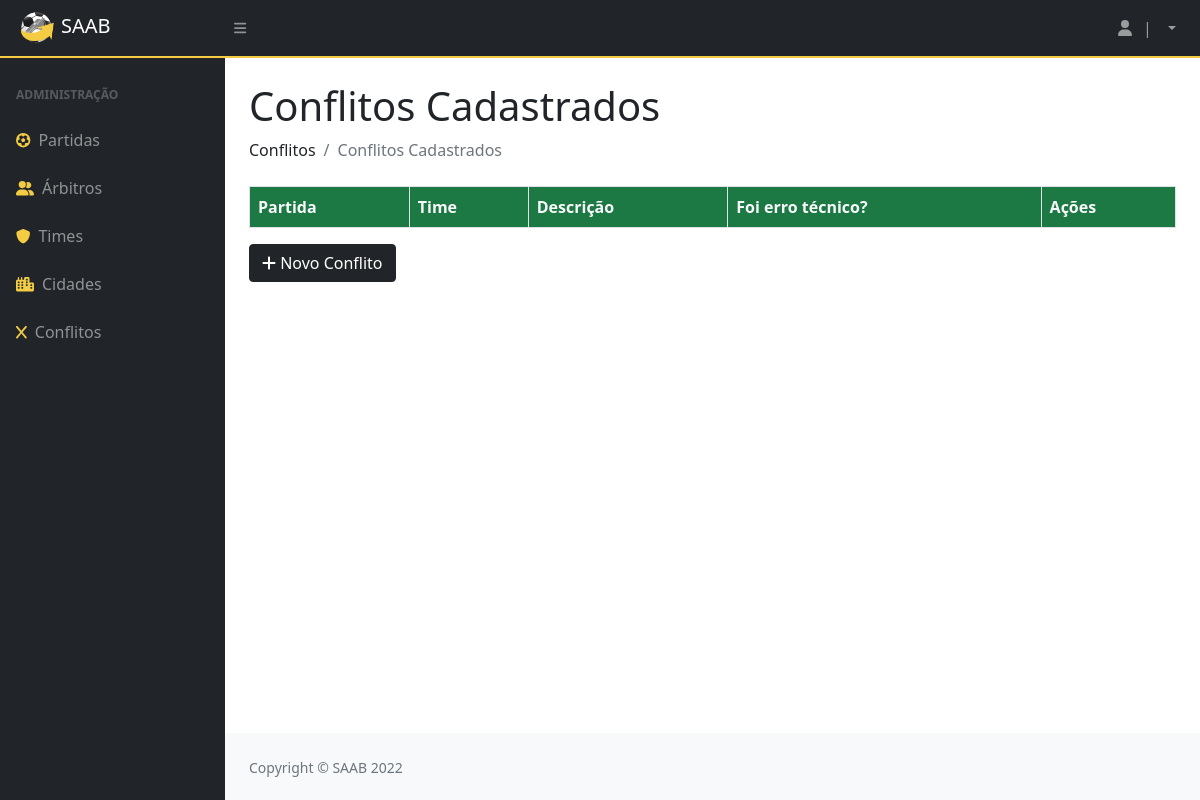
/conflitos/, run on an earlier commit of the app's database.
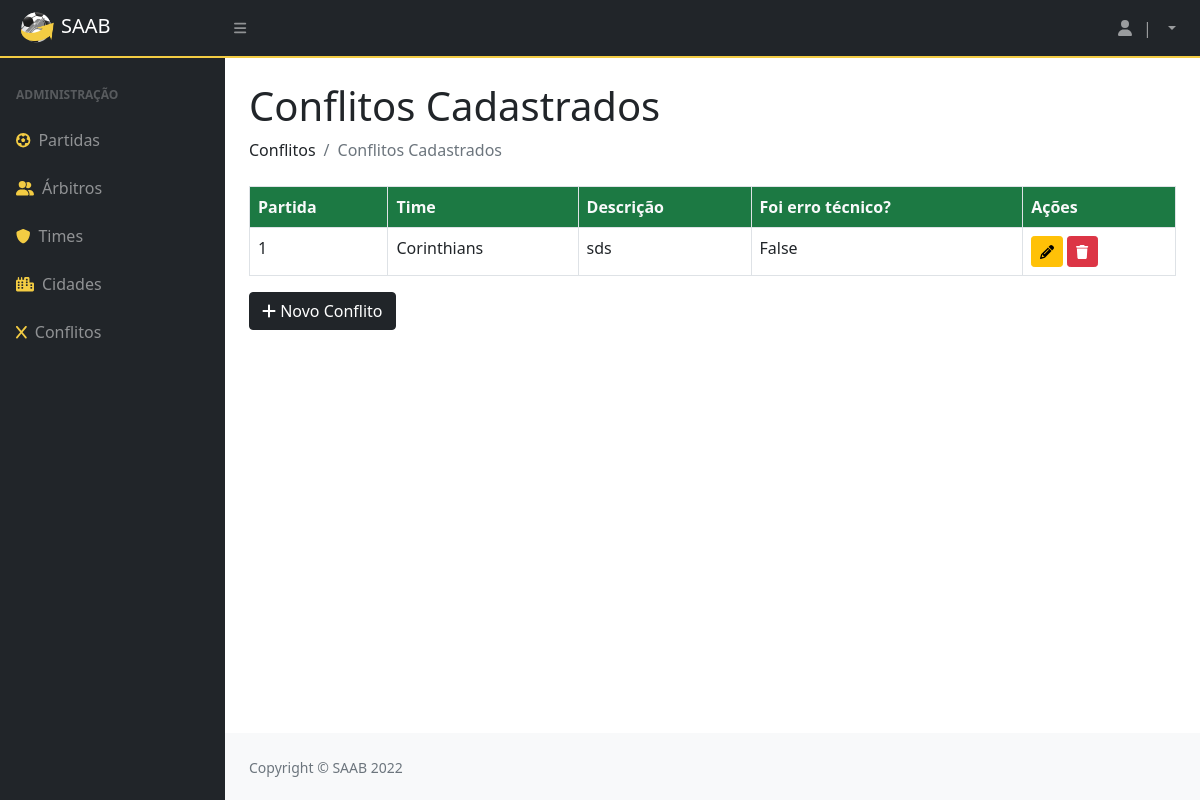
And on a later commit of the database.
### privado/models.py (models this page shows)
class Conflito(models.Model):
    codigo = models.AutoField(primary_key=True)
    partida = models.ForeignKey(Partida, on_delete=models.CASCADE)
    time = models.ForeignKey(Time, on_delete=models.CASCADE)
    descricao = models.TextField(max_length=260)
    errotecnico = models.BooleanField()

class Partida(models.Model):
    codigo = models.AutoField(primary_key=True)
    usuario = models.ForeignKey(Usuario, on_delete=models.CASCADE)
    arbitro = models.ForeignKey(Arbitro, on_delete=models.CASCADE)
    visitante  = models.ForeignKey(Time, on_delete=models.CASCADE, related_name='visitante')
    local  = models.ForeignKey(Time, on_delete=models.CASCADE, related_name='local')
    data = models.DateField()
    def __str__(self):
        return str(self.codigo)

class Time(models.Model):
    codigo = models.AutoField(primary_key=True)
    nome = models.CharField(max_length=100)
    cidade = models.ForeignKey(Cidade, on_delete=models.CASCADE)
    def __str__(self):
        return (self.nome)

### privado/views.py (the view)
# urls.py: path('conflitos/', conflitos , name="url_conflitos"),
@has_permission_decorator('mexer_no_sistema')
def conflitos(request):
    conflito = Conflito.objects.all()
    parametros = {"conflito": conflito}
    return render(request, "SAAB/conflitos.html", parametros)

### privado/templates/SAAB/conflitos.html (shortened to what this page needs)
{% extends 'SAAB/layout.html' %}
{% block conteudo %}
{% load static %}
{% load crispy_forms_tags %}
<!DOCTYPE html>
<html lang="en">
    <head>
    </head>
    <body>
      <h1 class="mt-4">Conflitos Cadastrados</h1>
      <ol class="breadcrumb mb-4">
        <li class="breadcrumb-item">Conflitos</li>
        <li class="breadcrumb-item active">Conflitos Cadastrados</li>
      </ol>
      <table class="table table-bordered">
        <thead>
          <tr>
            <th>Partida</th>
            <th>Time</th>
            <th>Descrição</th>
            <th>Foi erro técnico?</th>
            <th>Ações</th>
          </tr>
        </thead>
        {% for i in conflito %}
        <tr>
          <td>{{ i.partida }}</td>
          <td>{{ i.time }}</td>
          <td>{{ i.descricao }}</td>
          <td>{{ i.errotecnico }}</td>
          <td>
            <a href="{% url 'url_updateConflito' i.codigo %}"><button class="btn btn-warning btn-sm"><i class="fas fa-pencil"></i></button></a>
            <a href="{% url 'url_deleteConflito' i.codigo %}"><button class="btn btn-danger btn-sm"><i class="fas fa-trash"></i></button></a>
          </td>
        </tr>
        {% endfor %}
      </table>
      <a href="{% url 'url_formConflito' %}"><button class="btn btn-dark"><i class="fa-solid fa-plus"></i>&nbsp;Novo Conflito</button></a>
    </body>
  </html>
{% endblock %}

### privado/templates/SAAB/layout.html (shortened to what this page needs)
{% load static %}
<!DOCTYPE html>
<html lang="pt-br">
<head>
    <link href="{% static '/css/styles.css' %}" rel="stylesheet" />
</head>
<body>
    <nav class="sb-topnav navbar navbar-expand navbar-dark bg-dark">
        <a class="navbar-brand ps-3" href="{% url 'url_index'%}"><img src="{% static '/img/SAAB-logo2.0.png' %}"
                alt="Uma bola de futebol circulada por uma seta" style="width: 40px; margin-right: 5px;">SAAB</a>
        <button class="btn btn-link btn-sm order-1 order-lg-0 me-4 me-lg-0" id="sidebarToggle" href="#!"><i
                class="fas fa-bars"></i></button>
        <ul class="navbar-nav ms-auto me-0 me-md-3 my-2 my-md-0">
            <li class="nav-item dropdown">
                <a class="nav-link dropdown-toggle" id="navbarDropdown" href="#" role="button" data-bs-toggle="dropdown"
                    aria-expanded="false"><i class="fas fa-user fa-fw"></i><span
                        class="mr-2 px-2 d-none d-lg-inline">|&nbsp;{{ user.get_full_name }}</span></a>
            </li>
        </ul>
    </nav>
    <div id="linha"></div>
    <div id="layoutSidenav">
        <div id="layoutSidenav_nav">
            <nav class="sb-sidenav accordion sb-sidenav-dark" id="sidenavAccordion">
                <div class="sb-sidenav-menu">
                    <div class="nav">
                        <div class="sb-sidenav-menu-heading">Administração</div>
                        <a class="nav-link" href="{% url 'url_partida' %}">
                            <div class="sb-nav-link-icon"><i class="fas fa-futbol text-amarelo"></i></div>
                            Partidas
                        </a>
                        <a class="nav-link" href="{% url 'url_arbitros' %}">
                            <div class="sb-nav-link-icon"><i class="fas fa-user-group text-amarelo"></i></div>
                            Árbitros
                        </a>
                        <a class="nav-link" href="{% url 'url_times' %}">
                            <div class="sb-nav-link-icon"><i class="fas fa-shield text-amarelo"></i></div>
                            Times
                        </a>
                        <a class="nav-link" href="{% url 'url_cidades' %}">
                            <div class="sb-nav-link-icon"><i class="fas fa-city text-amarelo"></i></div>
                            Cidades
                        </a>
                        <a class="nav-link" href="{% url 'url_conflitos' %}">
                            <div class="sb-nav-link-icon"><i class="fas fa-x text-amarelo"></i></div>
                            Conflitos
                        </a>
                    </div>
                </div>
            </nav>
        </div>
        <div id="layoutSidenav_content">
            <main>
                <div class="container-fluid px-4">
                    {% block conteudo %}
                    {% endblock %}
                </div>
            </main>
            <footer class="py-4 bg-light mt-auto">
                <div class="container-fluid px-4">
                    <div class="d-flex align-items-center justify-content-between small">
                        <div class="text-muted">Copyright &copy; SAAB 2022</div>
                    </div>
                </div>
            </footer>
        </div>
    </div>
</body>
</html>

What changed in the data, as far as the page shows it:
added Conflito: partida "1", time "Corinthians", descricao "sds", errotecnico "False"
